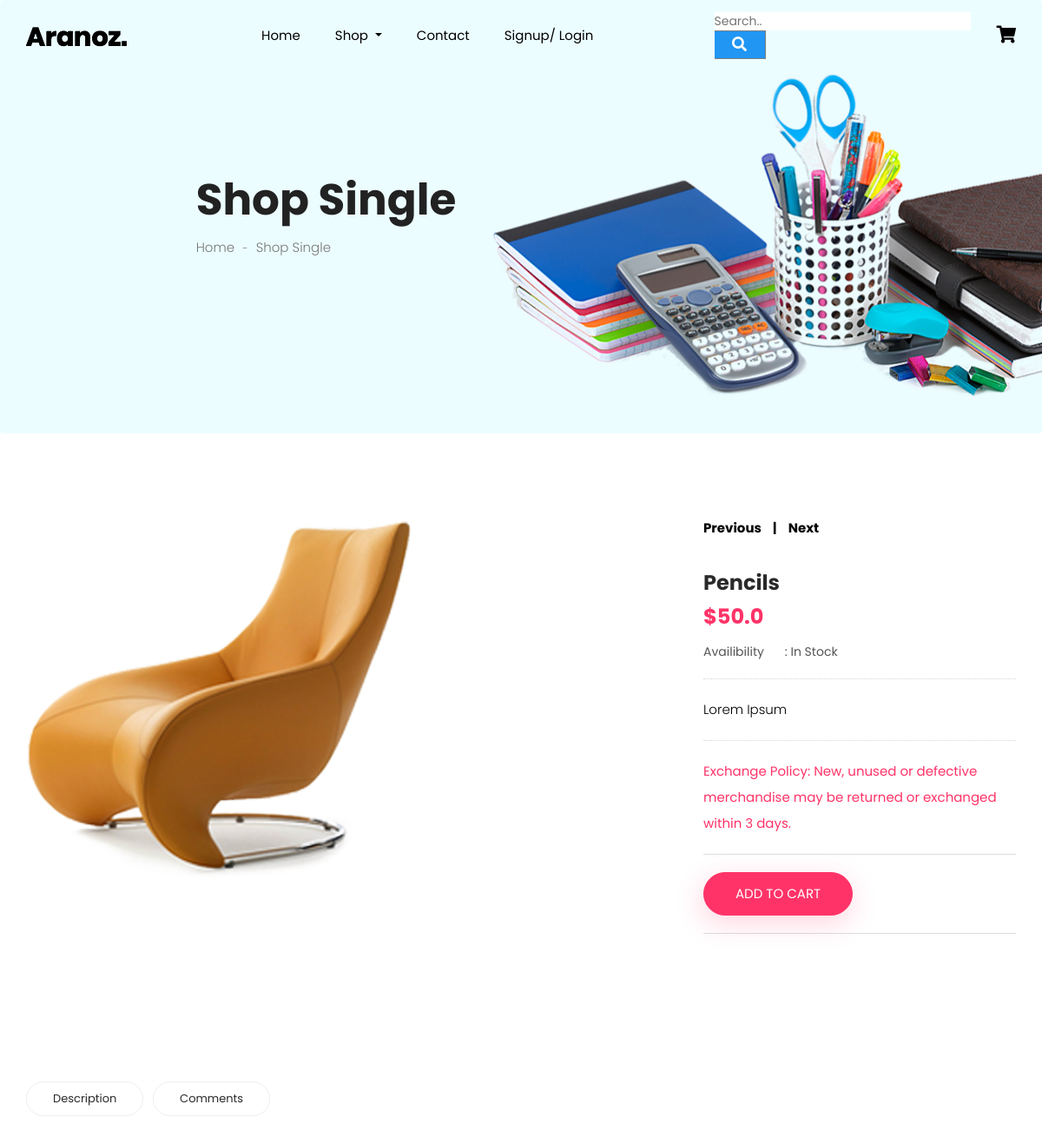
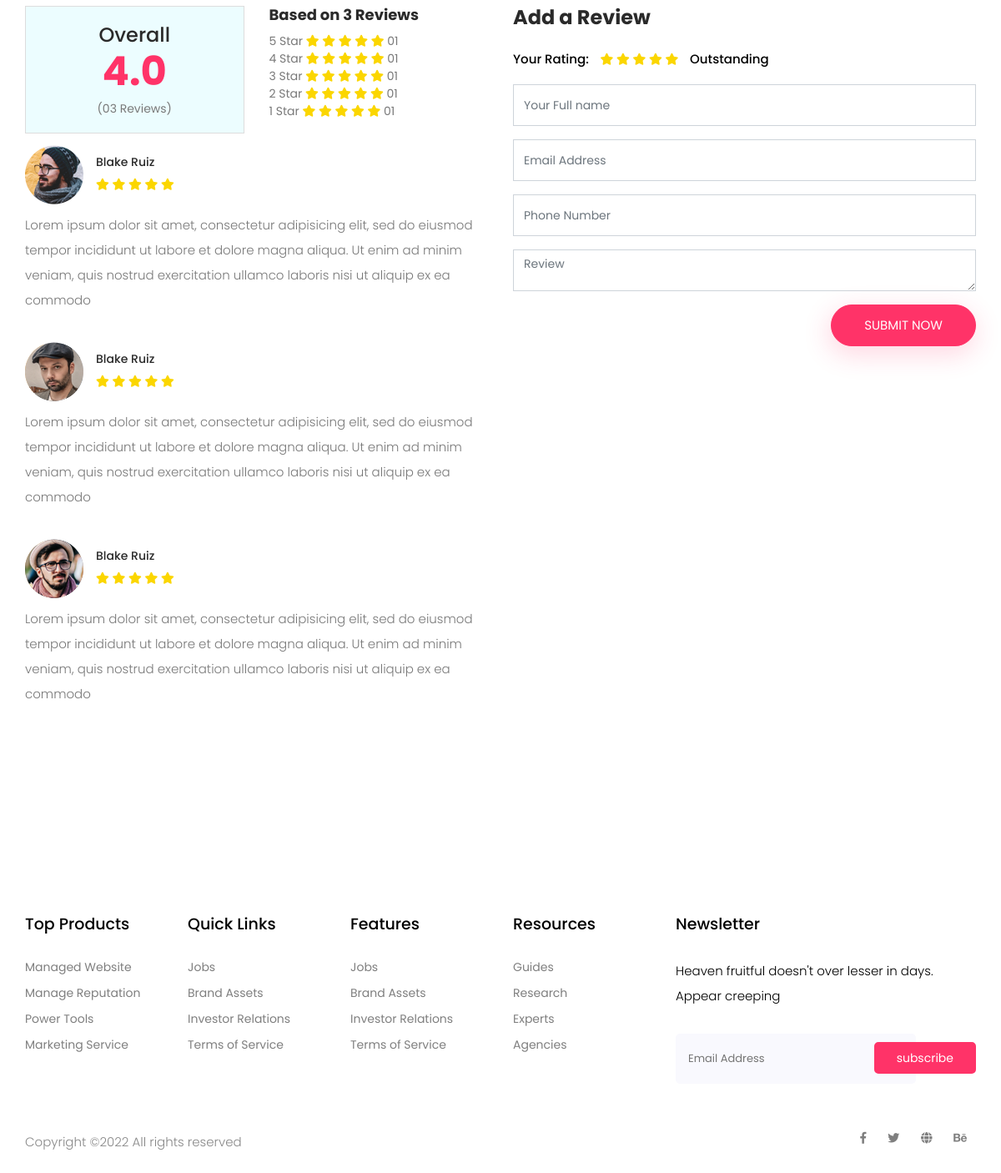
The page /single_product/2 on the database its author committed (2 pictures, top to bottom).
### Website/models.py (models this page shows)
class Add_Productt(db.Model):
    idd = db.Column(db.Integer, primary_key = True)
    title = db.Column(db.String(200))
    price = db.Column(db.Float(20))
    description = db.Column(db.String(2000))
    quantity = db.Column(db.Integer)

### Website/auth.py (the view)
@auth.route('/single_product/<int:idd>', methods = ['GET', 'POST'])
def single_product(idd):
    product = Add_Productt.query.get_or_404(idd)
    return render_template("single_product.html", user=current_user, product = product)

### Website/templates/single_product.html (shortened to what this page needs)
{% extends "base.html" %}
{% block content %}
  <section class="breadcrumb breadcrumb_bg">
    <div class="container">
      <div class="row justify-content-center">
        <div class="col-lg-8">
          <div class="breadcrumb_iner">
            <div class="breadcrumb_iner_item">
              <h2>Shop Single</h2>
              <p>Home <span>-</span> Shop Single</p>
            </div>
          </div>
        </div>
      </div>
    </div>
  </section>
  <div class="product_image_area section_padding">
    <div class="container">
      <div class="row s_product_inner justify-content-between">
        <div class="col-lg-7 col-xl-7">
          <div class="product_slider_img">
            <div id="vertical">
              <div data-thumb="{{ url_for('static', filename='img/product/single-product/product_1.png') }}">
                <img src="{{ url_for('static', filename='img/product/single-product/product_1.png') }}" alt="">
              </div>
            </div>
          </div>
        </div>
        <div class="col-lg-5 col-xl-4">
          <div class="s_product_text">
            <h5>previous <span>|</span> next</h5>
            <h3>{{product.title}}</h3>
            <h2>${{product.price}}</h2>
            <ul class="list">
              <li>
                <a href="#"> <span>Availibility</span> : In Stock</a>
              </li>
            </ul>
            <p>
              {{product.description}}
            </p>
            <p><b>
              Exchange Policy: New, unused or defective merchandise may be returned or exchanged within 3 days.
            </b>
            </p>
            <div class="card_area d-flex justify-content-between align-items-center">
              <form action = "{{url_for('auth.cart')}}" method="post">
                <button type="submit" class="btn_3">add to cart</button>
              </form>
            </div>
          </div>
        </div>
      </div>
    </div>
  </div>
  <section class="product_description_area">
    <div class="container">
      <ul class="nav nav-tabs" id="myTab" role="tablist">
        <li class="nav-item">
          <a class="nav-link" id="home-tab" data-toggle="tab" href="#home" role="tab" aria-controls="home"
            aria-selected="true">Description</a>
        </li>
        <li class="nav-item">
          <a class="nav-link" id="contact-tab" data-toggle="tab" href="#contact" role="tab" aria-controls="contact"
            aria-selected="false">Comments</a>
        </li>
      </ul>
      <div class="tab-content" id="myTabContent">
        <div class="tab-pane fade show active" id="review" role="tabpanel" aria-labelledby="review-tab">
          <div class="row">
            <div class="col-lg-6">
              <div class="row total_rate">
                <div class="col-6">
                  <div class="box_total">
                    <h5>Overall</h5>
                    <h4>4.0</h4>
                    <h6>(03 Reviews)</h6>
                  </div>
                </div>
                <div class="col-6">
                  <div class="rating_list">
                    <h3>Based on 3 Reviews</h3>
                    <ul class="list">
                      <li>
                        <a href="#">5 Star
                          <i class="fa fa-star"></i>
                          <i class="fa fa-star"></i>
                          <i class="fa fa-star"></i>
                          <i class="fa fa-star"></i>
                          <i class="fa fa-star"></i> 01</a>
                      </li>
                      <li>
                        <a href="#">4 Star
                          <i class="fa fa-star"></i>
                          <i class="fa fa-star"></i>
                          <i class="fa fa-star"></i>
                          <i class="fa fa-star"></i>
                          <i class="fa fa-star"></i> 01</a>
                      </li>
                      <li>
                        <a href="#">3 Star
                          <i class="fa fa-star"></i>
                          <i class="fa fa-star"></i>
                          <i class="fa fa-star"></i>
                          <i class="fa fa-star"></i>
                          <i class="fa fa-star"></i> 01</a>
                      </li>
                      <li>
                        <a href="#">2 Star
                          <i class="fa fa-star"></i>
                          <i class="fa fa-star"></i>
                          <i class="fa fa-star"></i>
                          <i class="fa fa-star"></i>
                          <i class="fa fa-star"></i> 01</a>
                      </li>
                      <li>
                        <a href="#">1 Star
                          <i class="fa fa-star"></i>
                          <i class="fa fa-star"></i>
                          <i class="fa fa-star"></i>
                          <i class="fa fa-star"></i>
                          <i class="fa fa-star"></i> 01</a>
                      </li>
                    </ul>
                  </div>
                </div>
              </div>
              <div class="review_list">
                <div class="review_item">
                  <div class="media">
                    <div class="d-flex">
                      <img src="img/product/single-product/review-1.png" alt="" />
                    </div>
                    <div class="media-body">
                      <h4>Blake Ruiz</h4>
                      <i class="fa fa-star"></i>
                      <i class="fa fa-star"></i>
                      <i class="fa fa-star"></i>
                      <i class="fa fa-star"></i>
                      <i class="fa fa-star"></i>
                    </div>
                  </div>
                  <p>
                    Lorem ipsum dolor sit amet, consectetur adipisicing elit,
                    sed do eiusmod tempor incididunt ut labore et dolore magna
                    aliqua. Ut enim ad minim veniam, quis nostrud exercitation
                    ullamco laboris nisi ut aliquip ex ea commodo
                  </p>
                </div>
                <div class="review_item">
                  <div class="media">
                    <div class="d-flex">
                      <img src="img/product/single-product/review-2.png" alt="" />
                    </div>
                    <div class="media-body">
                      <h4>Blake Ruiz</h4>
                      <i class="fa fa-star"></i>
                      <i class="fa fa-star"></i>
                      <i class="fa fa-star"></i>
                      <i class="fa fa-star"></i>
                      <i class="fa fa-star"></i>
                    </div>
                  </div>
                  <p>
                    Lorem ipsum dolor sit amet, consectetur adipisicing elit,
                    sed do eiusmod tempor incididunt ut labore et dolore magna
                    aliqua. Ut enim ad minim veniam, quis nostrud exercitation
                    ullamco laboris nisi ut aliquip ex ea commodo
                  </p>
                </div>
                <div class="review_item">
                  <div class="media">
                    <div class="d-flex">
                      <img src="img/product/single-product/review-3.png" alt="" />
                    </div>
                    <div class="media-body">
                      <h4>Blake Ruiz</h4>
                      <i class="fa fa-star"></i>
                      <i class="fa fa-star"></i>
                      <i class="fa fa-star"></i>
                      <i class="fa fa-star"></i>
                      <i class="fa fa-star"></i>
                    </div>
                  </div>
                  <p>
                    Lorem ipsum dolor sit amet, consectetur adipisicing elit,
                    sed do eiusmod tempor incididunt ut labore et dolore magna
                    aliqua. Ut enim ad minim veniam, quis nostrud exercitation
                    ullamco laboris nisi ut aliquip ex ea commodo
                  </p>
                </div>
              </div>
            </div>
            <div class="col-lg-6">
              <div class="review_box">
                <h4>Add a Review</h4>
                <p>Your Rating:</p>
                <ul class="list">
                  <li>
                    <a href="#">
                      <i class="fa fa-star"></i>
                    </a>
                  </li>
                  <li>
                    <a href="#">
                      <i class="fa fa-star"></i>
                    </a>
                  </li>
                  <li>
                    <a href="#">
                      <i class="fa fa-star"></i>
                    </a>
                  </li>
                  <li>
                    <a href="#">
                      <i class="fa fa-star"></i>
                    </a>
                  </li>
                  <li>
                    <a href="#">
                      <i class="fa fa-star"></i>
                    </a>
                  </li>
                </ul>
                <p>Outstanding</p>
                <form class="row contact_form" action="contact_process.php" method="post" novalidate="novalidate">
                  <div class="col-md-12">
                    <div class="form-group">
                      <input type="text" class="form-control" name="name" placeholder="Your Full name" />
                    </div>
                  </div>
                  <div class="col-md-12">
                    <div class="form-group">
                      <input type="email" class="form-control" name="email" placeholder="Email Address" />
                    </div>
                  </div>
                  <div class="col-md-12">
                    <div class="form-group">
                      <input type="text" class="form-control" name="number" placeholder="Phone Number" />
                    </div>
                  </div>
                  <div class="col-md-12">
                    <div class="form-group">
                      <textarea class="form-control" name="message" rows="1" placeholder="Review"></textarea>
                    </div>
                  </div>
                  <div class="col-md-12 text-right">
                    <button type="submit" value="submit" class="btn_3">
                      Submit Now
                    </button>
                  </div>
                </form>
              </div>
            </div>
          </div>
        </div>
      </div>
    </div>
  </section>
  {% endblock %}

### Website/static/css/all.css (style rules this page uses)
.fa, .fas, .far, .fal, .fab { -moz-osx-font-smoothing: grayscale; -webkit-font-smoothing: antialiased; display: inline-block; font-style: normal; font-variant: normal; text-rendering: auto; line-height: 1; }
.fa-star:before { content: "\f005"; }
.fa, .fas { font-family: 'Font Awesome 5 Free'; font-weight: 900; }

### Website/static/css/main.css (style rules this page uses)
.row { display: -webkit-box; display: -webkit-flex; display: -moz-box; display: -ms-flexbox; display: flex; -webkit-flex-wrap: wrap; -ms-flex-wrap: wrap; flex-wrap: wrap; }
html { -webkit-box-sizing: border-box; -moz-box-sizing: border-box; box-sizing: border-box; }
* { padding: 0; margin: 0; }
*, *:before, *:after { -webkit-box-sizing: inherit; -moz-box-sizing: inherit; box-sizing: inherit; }
body, h1, h2, h3, h4, h5, h6, blockquote, p, pre, dl, dd, ol, ul, figure, hr, fieldset, legend { margin: 0; padding: 0; }
button { outline: none; background: none; border: none; }
body { font-family: "Roboto", "Arial", "Helvetica Neue", sans-serif; font-weight: 400; font-size: 14px; }
h1, h2, h3, h4, h5, h6 { font-weight: 400; }
h2 { font-size: 30px; }
h3 { font-size: 24px; }
h4 { font-size: 18px; }
h5 { font-size: 15px; }
h6 { font-size: 13px; }
input { outline: none; margin: 0; border: none; -webkit-box-shadow: none; -moz-box-shadow: none; box-shadow: none; width: 100%; font-size: 14px; font-family: inherit; }

### rows shown on the page
Add_Productt: title "Pencils", price "50.0", description "Lorem Ipsum"
